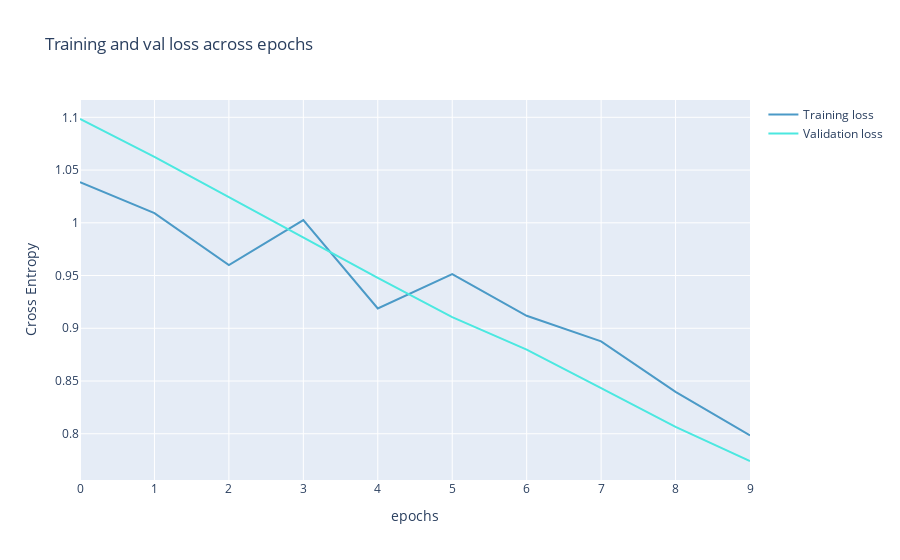

The code cell stored with this chart in its notebook:
### Code cell
from plotly import graph_objects as go
fig = go.Figure(data=[
                      go.Scatter(
                          y=history.history["loss"],
                          name="Training loss",
                          mode="lines",
                          marker=dict(
                              color=color_chart[0]
                          )),
                      go.Scatter(
                          y=history.history["val_loss"],
                          name="Validation loss",
                          mode="lines",
                          marker=dict(
                              color=color_chart[1]
                          ))
])
fig.update_layout(
    title='Training and val loss across epochs',
    xaxis_title='epochs',
    yaxis_title='Cross Entropy'    
)
fig.show()

### Figure 1 — Plotly figure (JSON) as saved in the notebook; plotly's stock layout.template omitted (floating-point values rounded to 4 significant figures)
{"data": [{"marker": {"color": "#4B9AC7"}, "mode": "lines", "name": "Training loss", "type": "scatter", "y": [1.039, 1.009, 0.9598, 1.002, 0.9188, 0.9513, 0.9118, 0.8876, 0.8397, 0.7984]}, {"marker": {"color": "#4BE8E0"}, "mode": "lines", "name": "Validation loss", "type": "scatter", "y": [1.098, 1.062, 1.024, 0.986, 0.9477, 0.9106, 0.8797, 0.8432, 0.8065, 0.7742]}], "layout": {"title": {"text": "Training and val loss across epochs"}, "xaxis": {"title": {"text": "epochs"}}, "yaxis": {"title": {"text": "Cross Entropy"}}}}
